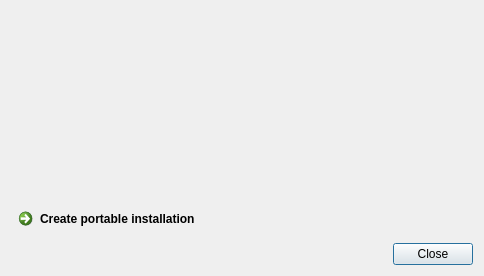
<?xml version="1.0" encoding="UTF-8"?>
<ui version="4.0">
 <class>PortabCreatW</class>
 <widget class="QDialog" name="PortabCreatW">
  <property name="geometry">
   <rect>
    <x>0</x>
    <y>0</y>
    <width>484</width>
    <height>276</height>
   </rect>
  </property>
  <property name="windowTitle">
   <string>Index scheduling setup</string>
  </property>
  <layout class="QVBoxLayout" name="verticalLayout_2">
   <item>
    <layout class="QVBoxLayout" name="verticalLayout">
     <item>
      <widget class="QLabel" name="mainExplainLBL">
       <property name="sizePolicy">
        <sizepolicy hsizetype="Preferred" vsizetype="Preferred">
         <horstretch>0</horstretch>
         <verstretch>1</verstretch>
        </sizepolicy>
       </property>
       <property name="text">
        <string></string>
       </property>
       <property name="textFormat">
        <enum>Qt::TextFormat::AutoText</enum>
       </property>
       <property name="wordWrap">
        <bool>true</bool>
       </property>
      </widget>
     </item>
     <item>
      <widget class="QCommandLinkButton" name="createCLB">
       <property name="text">
        <string>Create portable installation</string>
       </property>
       <property name="autoDefault">
        <bool>false</bool>
       </property>
       <property name="description">
        <string></string>
       </property>
      </widget>
     </item>
    </layout>
   </item>
   <item>
    <widget class="QDialogButtonBox" name="buttonBox">
     <property name="orientation">
      <enum>Qt::Orientation::Horizontal</enum>
     </property>
     <property name="standardButtons">
      <set>QDialogButtonBox::StandardButton::Close</set>
     </property>
    </widget>
   </item>
  </layout>
 </widget>
 <resources/>
 <connections>
  <connection>
   <sender>buttonBox</sender>
   <signal>accepted()</signal>
   <receiver>PortabCreatW</receiver>
   <slot>accept()</slot>
   <hints>
    <hint type="sourcelabel">
     <x>248</x>
     <y>254</y>
    </hint>
    <hint type="destinationlabel">
     <x>157</x>
     <y>274</y>
    </hint>
   </hints>
  </connection>
  <connection>
   <sender>buttonBox</sender>
   <signal>rejected()</signal>
   <receiver>PortabCreatW</receiver>
   <slot>reject()</slot>
   <hints>
    <hint type="sourcelabel">
     <x>316</x>
     <y>260</y>
    </hint>
    <hint type="destinationlabel">
     <x>286</x>
     <y>274</y>
    </hint>
   </hints>
  </connection>
 </connections>
</ui>
